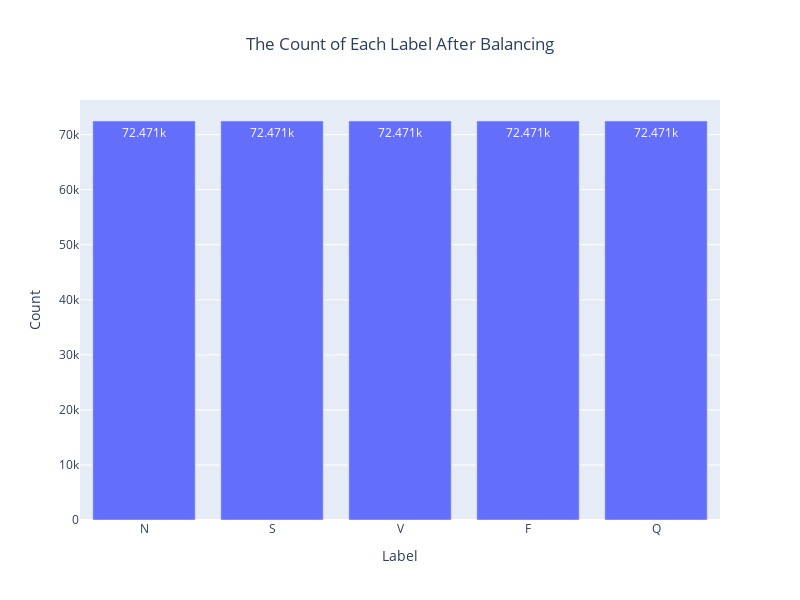

Notebook code for this chart:
### Code cell
# Plot the distribution of the labels in the train dataset using abbreviations
bar_fig = px.bar(x=value_counts_train_abbr.index,y=value_counts_train_abbr.values, title="The Count of Each Label After Balancing", labels={"x": "Label", "y": "Count"}, text_auto=True)

bar_fig.update_layout(title_x=0.5, width=800, height=600)
bar_fig.show()

### Figure 1 — Plotly figure (JSON) as saved in the notebook; plotly's stock layout.template omitted (floating-point values rounded to 4 significant figures)
{"data": [{"alignmentgroup": "True", "hovertemplate": "Label=%{x}<br>Count=%{y}<extra></extra>", "legendgroup": "", "marker": {"color": "#636efa", "pattern": {"shape": ""}}, "name": "", "offsetgroup": "", "orientation": "v", "showlegend": false, "textposition": "auto", "texttemplate": "%{y}", "type": "bar", "x": ["N", "S", "V", "F", "Q"], "xaxis": "x", "y": [72471, 72471, 72471, 72471, 72471], "yaxis": "y"}], "layout": {"barmode": "relative", "height": 600, "legend": {"tracegroupgap": 0}, "title": {"text": "The Count of Each Label After Balancing", "x": 0.5}, "width": 800, "xaxis": {"anchor": "y", "domain": [0, 1], "title": {"text": "Label"}}, "yaxis": {"anchor": "x", "domain": [0, 1], "title": {"text": "Count"}}}}
